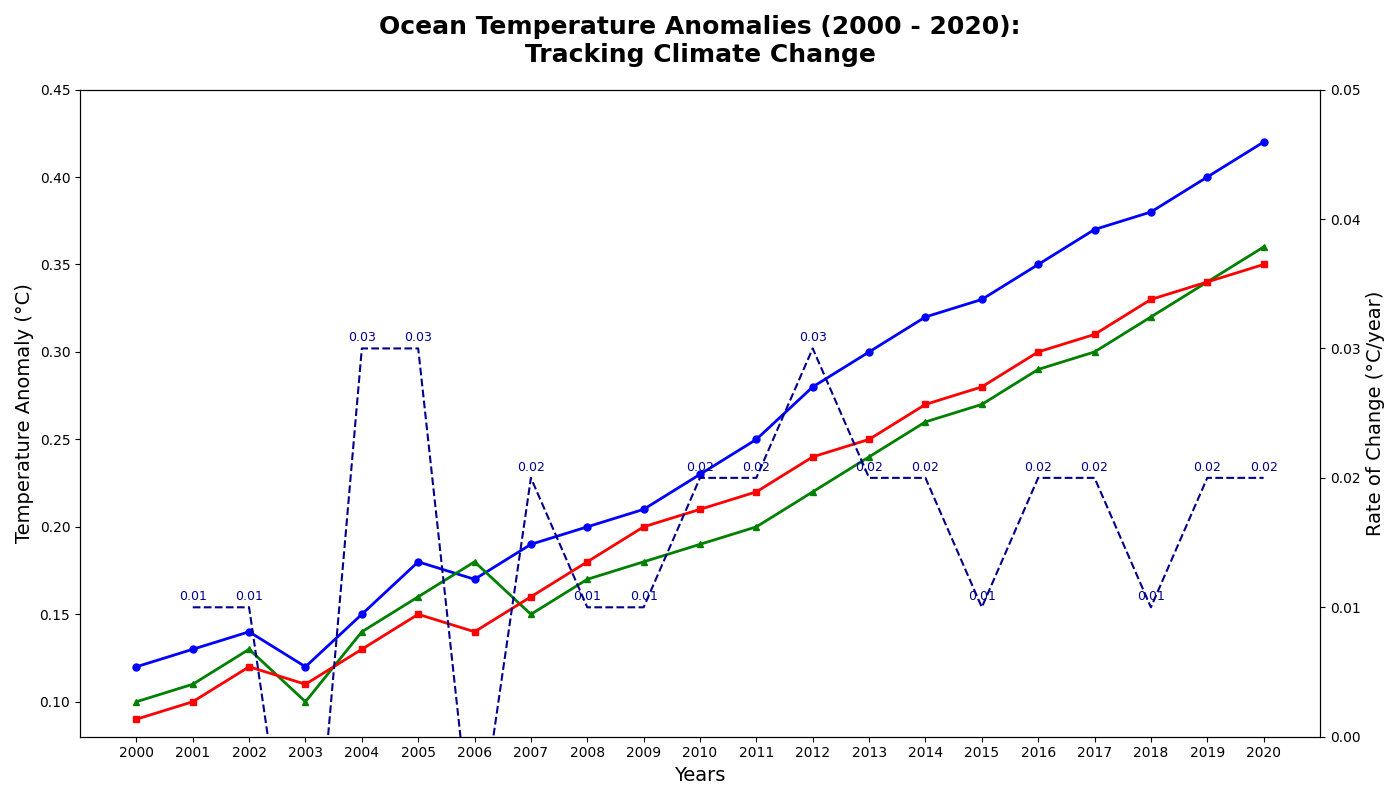

This chart was generated by the following Python code:
import matplotlib.pyplot as plt
import numpy as np

# Data for ocean temperature anomalies
years = np.arange(2000, 2021)
atlantic_anomalies = [0.12, 0.13, 0.14, 0.12, 0.15, 0.18, 0.17, 0.19, 0.20, 0.21, 0.23, 0.25, 0.28, 0.30, 0.32, 0.33, 0.35, 0.37, 0.38, 0.40, 0.42]
pacific_anomalies = [0.10, 0.11, 0.13, 0.10, 0.14, 0.16, 0.18, 0.15, 0.17, 0.18, 0.19, 0.20, 0.22, 0.24, 0.26, 0.27, 0.29, 0.30, 0.32, 0.34, 0.36]
indian_anomalies = [0.09, 0.10, 0.12, 0.11, 0.13, 0.15, 0.14, 0.16, 0.18, 0.20, 0.21, 0.22, 0.24, 0.25, 0.27, 0.28, 0.30, 0.31, 0.33, 0.34, 0.35]

fig, ax = plt.subplots(figsize=(14, 8))

# Plot the line charts
ax.plot(years, atlantic_anomalies, color='blue', marker='o', markersize=5, linewidth=2)
ax.plot(years, pacific_anomalies, color='green', marker='^', markersize=5, linewidth=2)
ax.plot(years, indian_anomalies, color='red', marker='s', markersize=5, linewidth=2)

# Titles and labels
ax.set_title("Ocean Temperature Anomalies (2000 - 2020):\nTracking Climate Change", fontsize=18, fontweight='bold', pad=20)
ax.set_xlabel("Years", fontsize=14)
ax.set_ylabel("Temperature Anomaly (°C)", fontsize=14)

# Set axis limits
ax.set_xticks(years)
ax.set_xlim([1999, 2021])
ax.set_ylim([0.08, 0.45])

# Adding a secondary indicator subplot
ax_anomaly_change = ax.twinx()  # Create a second y axis
atlantic_rate_of_change = np.diff(atlantic_anomalies)
ax_anomaly_change.plot(years[1:], atlantic_rate_of_change, color='darkblue', linestyle='--', linewidth=1.5)

# Align secondary y-axis to primary
ax_anomaly_change.set_ylim([0.00, 0.05])
ax_anomaly_change.set_ylabel("Rate of Change (°C/year)", fontsize=14)

# Annotate the change plot
for i, rate in enumerate(atlantic_rate_of_change):
    ax_anomaly_change.annotate(f"{rate:.2f}", (years[i+1], rate), textcoords="offset points", xytext=(0,5), ha='center', fontsize=9, color='darkblue')

plt.tight_layout()
plt.show()
